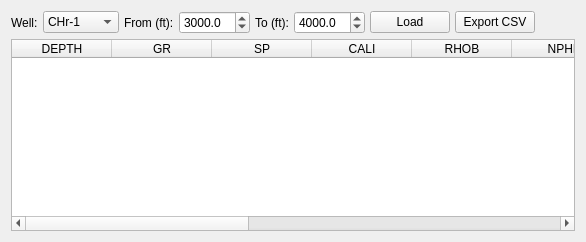
       <widget class="QWidget" name="tabDataTable">
        <attribute name="title">
         <string>All Data</string>
        </attribute>
        <layout class="QVBoxLayout" name="layoutDataTable">
         <property name="spacing">
          <number>5</number>
         </property>
         <item>
          <layout class="QHBoxLayout" name="layoutDataTableControls">
           <item>
            <widget class="QLabel" name="lblDTWell">
             <property name="text">
              <string>Well:</string>
             </property>
            </widget>
           </item>
           <item>
            <widget class="QComboBox" name="comboDTWell">
             <item>
              <property name="text">
               <string>CHr-1</string>
              </property>
             </item>
             <item>
              <property name="text">
               <string>Tau-1</string>
              </property>
             </item>
             <item>
              <property name="text">
               <string>Experior</string>
              </property>
             </item>
            </widget>
           </item>
           <item>
            <widget class="QLabel" name="lblDTFrom">
             <property name="text">
              <string>From (ft):</string>
             </property>
            </widget>
           </item>
           <item>
            <widget class="QDoubleSpinBox" name="spinDTFrom">
             <property name="decimals">
              <number>1</number>
             </property>
             <property name="minimum">
              <double>0.000000000000000</double>
             </property>
             <property name="maximum">
              <double>99999.000000000000000</double>
             </property>
             <property name="value">
              <double>3000.000000000000000</double>
             </property>
            </widget>
           </item>
           <item>
            <widget class="QLabel" name="lblDTTo">
             <property name="text">
              <string>To (ft):</string>
             </property>
            </widget>
           </item>
           <item>
            <widget class="QDoubleSpinBox" name="spinDTTo">
             <property name="decimals">
              <number>1</number>
             </property>
             <property name="minimum">
              <double>0.000000000000000</double>
             </property>
             <property name="maximum">
              <double>99999.000000000000000</double>
             </property>
             <property name="value">
              <double>4000.000000000000000</double>
             </property>
            </widget>
           </item>
           <item>
            <widget class="QPushButton" name="btnLoadData">
             <property name="text">
              <string>Load</string>
             </property>
             <property name="maximumWidth">
              <number>60</number>
             </property>
            </widget>
           </item>
           <item>
            <widget class="QPushButton" name="btnExportTable">
             <property name="text">
              <string>Export CSV</string>
             </property>
             <property name="maximumWidth">
              <number>90</number>
             </property>
            </widget>
           </item>
           <item>
            <spacer name="spacerDT">
             <property name="orientation">
              <enum>Qt::Horizontal</enum>
             </property>
             <property name="sizeHint" stdset="0">
              <size>
               <width>40</width>
               <height>20</height>
              </size>
             </property>
            </spacer>
           </item>
          </layout>
         </item>
         <item>
          <widget class="QTableWidget" name="tableData">
           <property name="alternatingRowColors">
            <bool>true</bool>
           </property>
           <property name="rowCount">
            <number>0</number>
           </property>
           <property name="columnCount">
            <number>12</number>
           </property>
           <column>
            <property name="text">
             <string>DEPTH</string>
            </property>
           </column>
           <column>
            <property name="text">
             <string>GR</string>
            </property>
           </column>
           <column>
            <property name="text">
             <string>SP</string>
            </property>
           </column>
           <column>
            <property name="text">
             <string>CALI</string>
            </property>
           </column>
           <column>
            <property name="text">
             <string>RHOB</string>
            </property>
           </column>
           <column>
            <property name="text">
             <string>NPHI</string>
            </property>
           </column>
           <column>
            <property name="text">
             <string>LLD</string>
            </property>
           </column>
           <column>
            <property name="text">
             <string>DT</string>
            </property>
           </column>
           <column>
            <property name="text">
             <string>VSH</string>
            </property>
           </column>
           <column>
            <property name="text">
             <string>PHIE</string>
            </property>
           </column>
           <column>
            <property name="text">
             <string>SW</string>
            </property>
           </column>
           <column>
            <property name="text">
             <string>PERM</string>
            </property>
           </column>
          </widget>
         </item>
        </layout>
       </widget>
